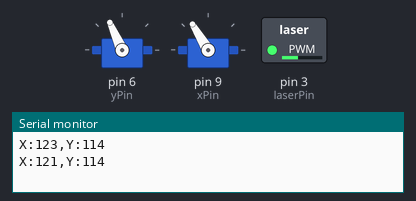
A sketch run on a simulated Arduino Uno, built with avr-gcc and run on an emulated ATmega328P. Shown: 2 × servo, switched loads named in the sketch (green lamp = pin HIGH), the last lines printed to the serial monitor. Random numbers use the default seed unless the sketch sets one.

Above: at 1.05 s.
At 4.2 s:
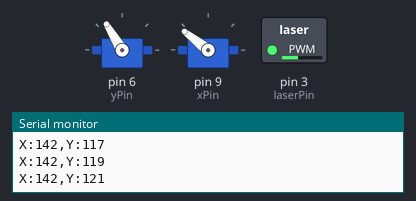
At 7.35 s:
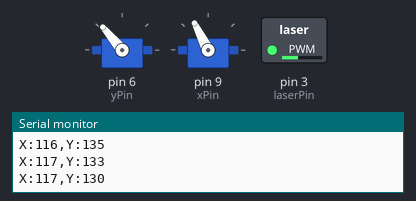
At 14.1 s:
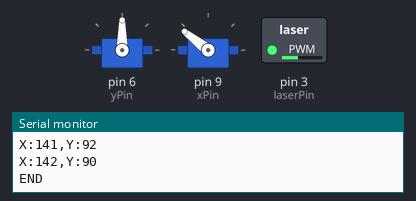
Timing chart, 0 to 18.1 s (numbered marks = the images above):
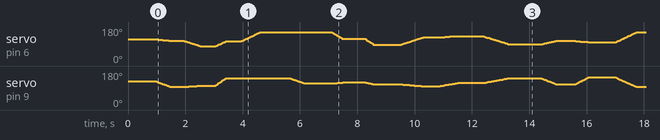

The sketch:

laser_tracker.ino
```cpp
#include <Servo.h>

Servo x_servo;
Servo y_servo;

const int laserPin = 3;
const int xPin = 9;
const int yPin = 6;

int laserPower = 100;

// Limites de movimento
float min_x = 90;
float max_x = 160;

float min_y = 70;
float max_y = 160;

int min_freeze = 400;
int max_freeze = 1200;

float minimal_movement = 1;

void setup() {
  Serial.begin(9600);

  y_servo.attach(yPin);
  x_servo.attach(xPin);

  pinMode(laserPin, OUTPUT);
  analogWrite(laserPin, laserPower);

  // Posição inicial
  y_servo.write((min_y + max_y) / 2);
  x_servo.write((min_x + max_x) / 2);

  delay(1000);
}

void loop() {
  int movement_time = random(10, 30);
  int random_delay = random(min_freeze, max_freeze);

  float x_new_position = random(min_x + minimal_movement, max_x - minimal_movement);
  float y_new_position = random(min_y, max_y);

  float x_old_position = x_servo.read();
  float y_old_position = y_servo.read();

  float x_speed = (x_new_position - x_old_position) / movement_time;
  float y_speed = (y_new_position - y_old_position) / movement_time;

  for (int pos = 0; pos < movement_time; pos++) {
    x_old_position += x_speed;
    y_old_position += y_speed;

    x_servo.write(constrain(x_old_position, min_x, max_x));
    y_servo.write(constrain(y_old_position, min_y, max_y));

    // Envia posições durante o movimento
    Serial.print("X:");
    Serial.print((int)x_old_position);
    Serial.print(",Y:");
    Serial.println((int)y_old_position);

    delay(30);
  }

  // Após terminar o movimento, envia "END"
  Serial.println("END");

  delay(random_delay);
}
```
